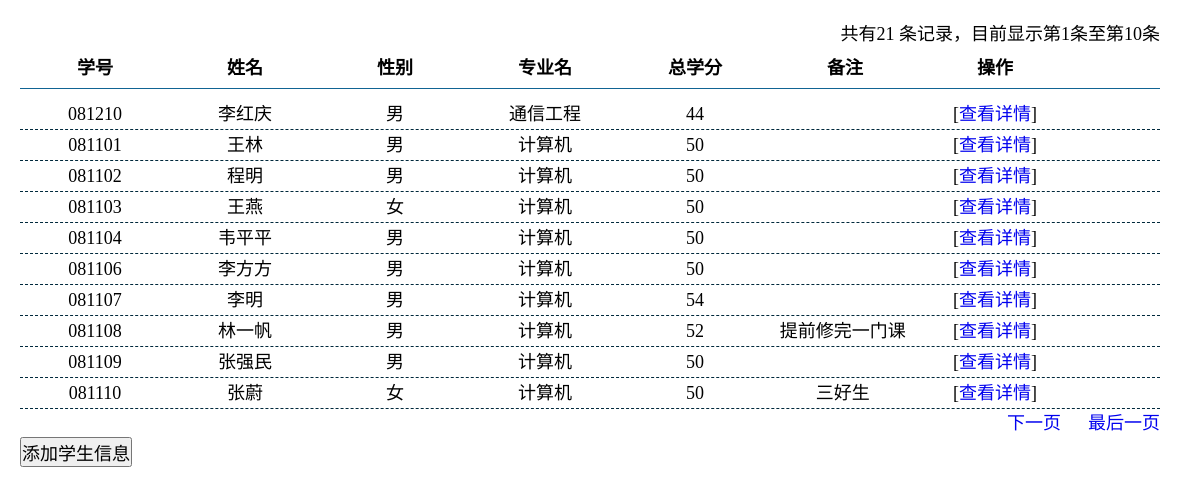
Screenshot of /Start/teacher/t_xs_msg.php (signed in) with the database file from the repository.
### tables this page shows
CREATE TABLE `student` (
  `学号` char(8) NOT NULL,
  `姓名` char(8) NOT NULL,
  `性别` char(2) NOT NULL,
  `专业名` char(10) NOT NULL,
  `总学分` int(11) DEFAULT NULL,
  `备注` text,
  `照片` text,
  PRIMARY KEY (`学号`)
);

### Start/teacher/t_xs_msg.php (the view, shortened to what this page needs)
<?php require_once('../../Connections/login.php'); ?>
<?php
$currentPage = $_SERVER["PHP_SELF"];
$maxRows_Recordset1 = 10;
$pageNum_Recordset1 = 0;
$startRow_Recordset1 = $pageNum_Recordset1 * $maxRows_Recordset1;
$query_Recordset1 = "SELECT * FROM student";
$query_limit_Recordset1 = sprintf("%s LIMIT %d, %d", $query_Recordset1, $startRow_Recordset1, $maxRows_Recordset1);
$Recordset1 = mysql_query($query_limit_Recordset1, $login) or die(mysql_error());
$row_Recordset1 = mysql_fetch_assoc($Recordset1);
if (isset($_GET['totalRows_Recordset1'])) {
  $totalRows_Recordset1 = $_GET['totalRows_Recordset1'];
} else {
  $all_Recordset1 = mysql_query($query_Recordset1);
  $totalRows_Recordset1 = mysql_num_rows($all_Recordset1);
}
$totalPages_Recordset1 = ceil($totalRows_Recordset1/$maxRows_Recordset1)-1;
$queryString_Recordset1 = "";
$queryString_Recordset1 = sprintf("&totalRows_Recordset1=%d%s", $totalRows_Recordset1, $queryString_Recordset1);
?>
<!DOCTYPE html PUBLIC "-//W3C//DTD XHTML 1.0 Transitional//EN" "http://www.w3.org/TR/xhtml1/DTD/xhtml1-transitional.dtd">
<html xmlns="http://www.w3.org/1999/xhtml">
<head>
<link href="style/style.css" rel="stylesheet" type="text/css">
</head>
<body>
<div id="box">
    <div id="jishu">共有<?php echo $totalRows_Recordset1 ?> 条记录，目前显示第<?php echo ($startRow_Recordset1 + 1) ?>条至第<?php echo min($startRow_Recordset1 + $maxRows_Recordset1, $totalRows_Recordset1) ?>条</div>
      <div id="title1">
        <ul>
          <li>学号</li>
          <li>姓名</li>
          <li>性别</li>
          <li>专业名</li>
          <li>总学分</li>
          <li>备注</li>
          <li>操作</li>
        </ul>
      </div>
      <?php do { ?>
        <div class="list1">
          <ul>
            <li><?php echo $row_Recordset1['学号']; ?></li>
            <li><?php echo $row_Recordset1['姓名']; ?></li>
            <li><?php echo $row_Recordset1['性别']; ?></li>
            <li><?php echo $row_Recordset1['专业名']; ?></li>
            <li><?php echo $row_Recordset1['总学分']; ?></li>
            <li><?php echo $row_Recordset1['备注']; ?>&nbsp;</li>
            <li>[<a target="kuang" href="t_xs_detail.php?num=
			<?php echo $row_Recordset1['学号'];?>">查看详情</a>]</li>
          </ul>
        </div>
        <?php } while ($row_Recordset1 = mysql_fetch_assoc($Recordset1)); ?>
  <div id="menu">
<?php if ($pageNum_Recordset1 < $totalPages_Recordset1) {  ?>
  <a href="<?php printf("%s?pageNum_Recordset1=%d%s", $currentPage, min($totalPages_Recordset1, $pageNum_Recordset1 + 1), $queryString_Recordset1); ?>">下一页</a>
  <?php }  ?>
<?php if ($pageNum_Recordset1 < $totalPages_Recordset1) {  ?>
  <a href="<?php printf("%s?pageNum_Recordset1=%d%s", $currentPage, $totalPages_Recordset1, $queryString_Recordset1); ?>">最后一页</a>
  <?php }  ?>
  </div>
  <button onclick="tiao()">添加学生信息</button>
</div>
</body>
</html>

### Start/teacher/style/style.css (style rules this page uses)
* { margin: 0px; padding: 0px; }
body,html { height: 100%; }
body { font-family: 微软雅黑; font-size: 18px; line-height: 28px; color:rgb(0,0,0); background-repeat: repeat-x; }
#box { width: 95%; height: 91%; overflow: hidden; background-repeat: no-repeat; padding:20px; }
#jishu { text-align:right; }
#title1 { height: 40px; line-height: 40px; color:rgb(0,0,0); font-weight: bold; border-bottom: solid 1px #116493; margin-bottom: 10px; }
#title1 li { list-style-type: none; width: 150px; text-align: center; float: left; }
.list1 { height: auto; width:100%; overflow: hidden; border-bottom: dashed 1px #00293C; line-height: 30px; clear: both; }
.list1 li { list-style-type: none; width: 150px; text-align: center; float: left; }
#menu { text-align:right; }
a { text-decoration:none; }
button { font-size:18px; }

### rows the page displays
student: 学号 "081210", 姓名 "李红庆", 性别 "男", 专业名 "通信工程", 总学分 "44"
student: 学号 "081101", 姓名 "王林", 性别 "男", 专业名 "计算机", 总学分 "50"
student: 学号 "081102", 姓名 "程明", 性别 "男", 专业名 "计算机", 总学分 "50"
student: 学号 "081103", 姓名 "王燕", 性别 "女", 专业名 "计算机", 总学分 "50"
student: 学号 "081104", 姓名 "韦平平", 性别 "男", 专业名 "计算机", 总学分 "50"
student: 学号 "081106", 姓名 "李方方", 性别 "男", 专业名 "计算机", 总学分 "50"
student: 学号 "081107", 姓名 "李明", 性别 "男", 专业名 "计算机", 总学分 "54"
student: 学号 "081108", 姓名 "林一帆", 性别 "男", 专业名 "计算机", 总学分 "52", 备注 "提前修完一门课"
student: 学号 "081109", 姓名 "张强民", 性别 "男", 专业名 "计算机", 总学分 "50"
student: 学号 "081110", 姓名 "张蔚", 性别 "女", 专业名 "计算机", 总学分 "50", 备注 "三好生"

### other values shown
$totalRows_Recordset1 "21"
$startRow_Recordset1 + 1 "1"
min($startRow_Recordset1 + $maxRows_Recordset1, $totalRows_Recordset1) "10"
